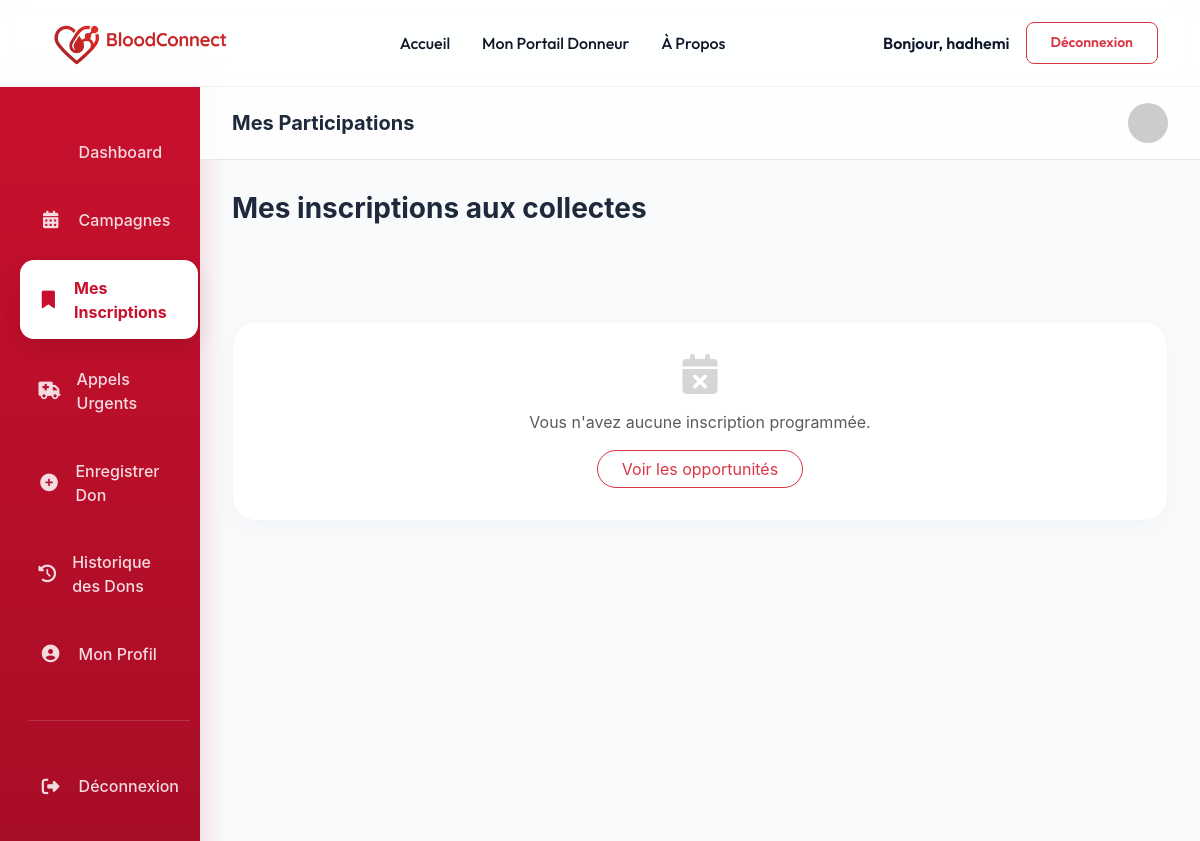
Before: /campagnes/mes_campagnes/ (signed in) with the older database file.
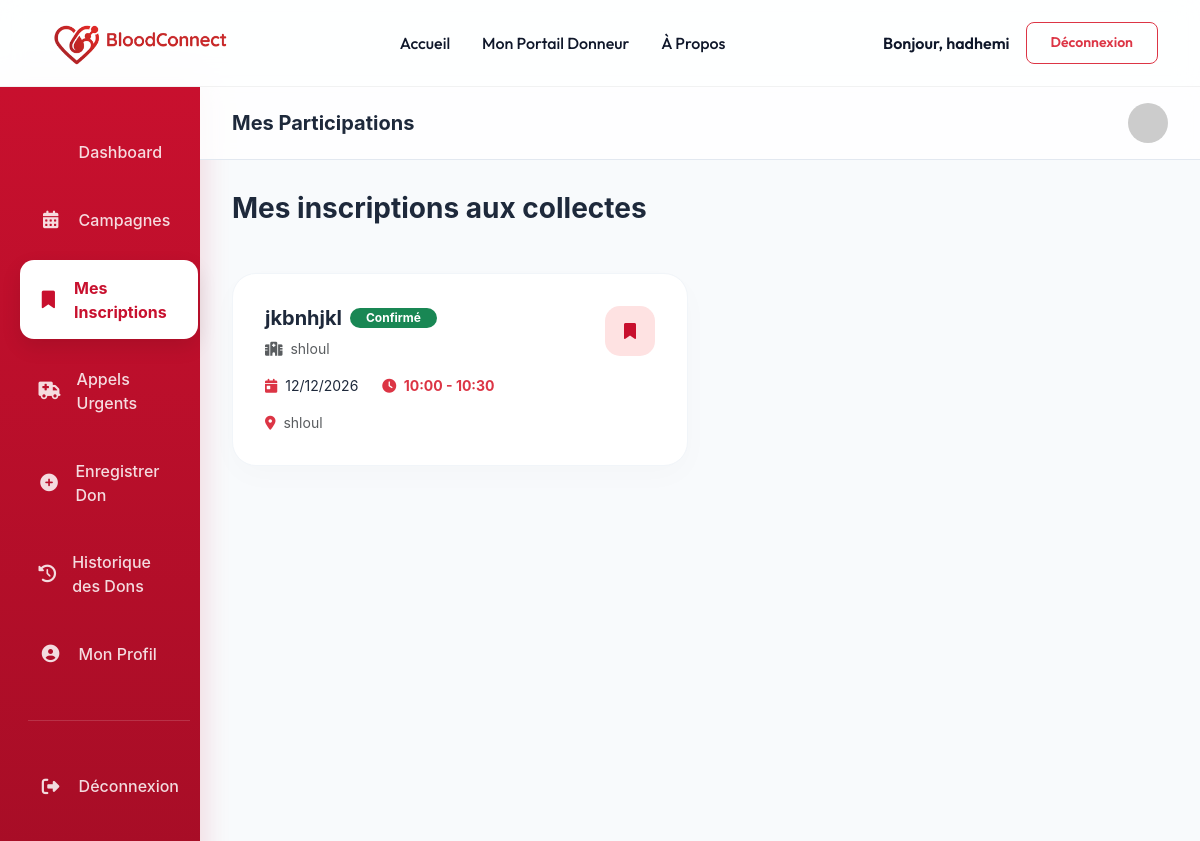
After: the same page with the newer database file.
### campagnes/models.py (models this page shows, shortened)
class Inscription(models.Model):
    campagne = models.ForeignKey(Campagne, on_delete=models.CASCADE, related_name='inscriptions')
    donneur = models.ForeignKey('comptes.Donneur', on_delete=models.CASCADE)
    creneau_index = models.PositiveIntegerField()
    creneau_horaire = models.CharField(max_length=50)
    date_inscription = models.DateTimeField(auto_now_add=True)
    present = models.BooleanField(default=False)
    class Meta:
        unique_together = ('campagne', 'donneur')

class Campagne(models.Model):
    hopital = models.ForeignKey('comptes.Hopital', on_delete=models.CASCADE, related_name='campagnes')
    nom = models.CharField(max_length=200)
    date = models.DateField()
    lieu = models.CharField(max_length=255)
    groupes_cibles = models.CharField(max_length=100)
    capacite_par_creneau = models.PositiveIntegerField(default=10)
    nb_creneaux = models.PositiveIntegerField(default=1)

### comptes/models.py (models this page shows, shortened)
class Hopital(models.Model):
    user = models.OneToOneField(User, on_delete=models.CASCADE)
    nom = models.CharField(max_length=200)
    adresse = models.CharField(max_length=300)
    ville = models.CharField(max_length=100)
    agrement = models.CharField(max_length=50, unique=True)
    valide = models.BooleanField(default=False)

### campagnes/views.py (the view)
# urls.py: path('mes_campagnes/', views.mes_campagnes, name='mes_campagnes'),
@login_required
def mes_campagnes(request):
    if request.user.role == 'donneur':
        inscriptions = Inscription.objects.filter(donneur=request.user.donneur).select_related('campagne')
        return render(request, 'campagnes/mes_campagnes_donneur.html', {'inscriptions': inscriptions})
    else:
        campagnes = request.user.hopital.campagnes.all().order_by('-date')
        return render(request, 'campagnes/mes_campagnes_hopital.html', {'campagnes': campagnes})

### campagnes/templates/campagnes/mes_campagnes_donneur.html (shortened to what this page needs)
{% load static %}
<!DOCTYPE html>
<html lang="fr">
<head>
    <link href="https://cdn.jsdelivr.net/npm/bootstrap@5.3.2/dist/css/bootstrap.min.css" rel="stylesheet">
    <link rel="stylesheet" href="https://cdnjs.cloudflare.com/ajax/libs/font-awesome/6.4.2/css/all.min.css">
</head>
<body>
    {% include 'header.html' %}
    <div class="container-fluid">
        <div class="row">
            <div class="col-lg-2 p-0 d-none d-lg-block">
                {% include 'dons/sidebar_donneur.html' %}
            </div>
            <div class="col-lg-10 p-0">
                <div class="glass-header d-flex justify-content-between align-items-center">
                    <h5 class="fw-bold m-0">Mes Participations</h5>
                    <div class="d-flex align-items-center gap-3">
                        <img src="https://ui-avatars.com/api/?name={{ request.user.username }}&background=DC2626&color=fff" class="rounded-circle" width="40" alt="Avatar">
                    </div>
                </div>
                <div class="dashboard-content">
                    <h3 class="fw-bold mb-5">Mes inscriptions aux collectes</h3>
                    <div class="row g-4">
                        {% for ins in inscriptions %}
                            <div class="col-md-6">
                                <div class="card-custom">
                                    <div class="d-flex justify-content-between align-items-start">
                                        <div>
                                            <div class="d-flex align-items-center gap-2 mb-2">
                                                <h5 class="fw-bold m-0">{{ ins.campagne.nom }}</h5>
                                                {% if ins.present %}
                                                    <span class="badge bg-success rounded-pill px-3">Confirmé</span>
                                                {% else %}
                                                    <span class="badge bg-info rounded-pill px-3">Inscrit</span>
                                                {% endif %}
                                            </div>
                                            <p class="text-muted small mb-3"><i class="fas fa-hospital me-1"></i> {{ ins.campagne.hopital.nom }}</p>
                                            <div class="d-flex gap-4 mb-3">
                                                <div class="small"><i class="fas fa-calendar-day text-danger me-1"></i> {{ ins.campagne.date|date:"d/m/Y" }}</div>
                                                <div class="small fw-bold text-danger"><i class="fas fa-clock me-1"></i> {{ ins.creneau_horaire }}</div>
                                            </div>
                                            <p class="text-muted small m-0"><i class="fas fa-map-marker-alt text-danger me-1"></i> {{ ins.campagne.lieu }}</p>
                                        </div>
                                        <div style="width: 50px; height: 50px; background: var(--secondary); color: var(--primary); border-radius: 15px; display: flex; align-items: center; justify-content: center;">
                                            <i class="fas fa-bookmark"></i>
                                        </div>
                                    </div>
                                </div>
                            </div>
                        {% empty %}
                            <div class="col-12 text-center py-5">
                                <div class="card-custom">
                                    <i class="fas fa-calendar-times fs-1 text-muted opacity-25 mb-3"></i>
                                    <p class="text-muted">Vous n'avez aucune inscription programmée.</p>
                                    <a href="{% url 'campagne_list' %}" class="btn btn-outline-danger rounded-pill px-4">Voir les opportunités</a>
                                </div>
                            </div>
                        {% endfor %}
                    </div>
                </div>
            </div>
        </div>
    </div>
</body>
</html>

Changed rows visible on the page:
added Inscription: campagne.nom "jkbnhjkl", present "Confirmé", campagne.hopital.nom "shloul", campagne "12/12/2026", creneau_horaire "10:00 - 10:30", campagne.lieu "shloul"
Other visible differences:
text no longer shown: "Vous n'avez aucune inscription programmée. Voir les opportunités"
